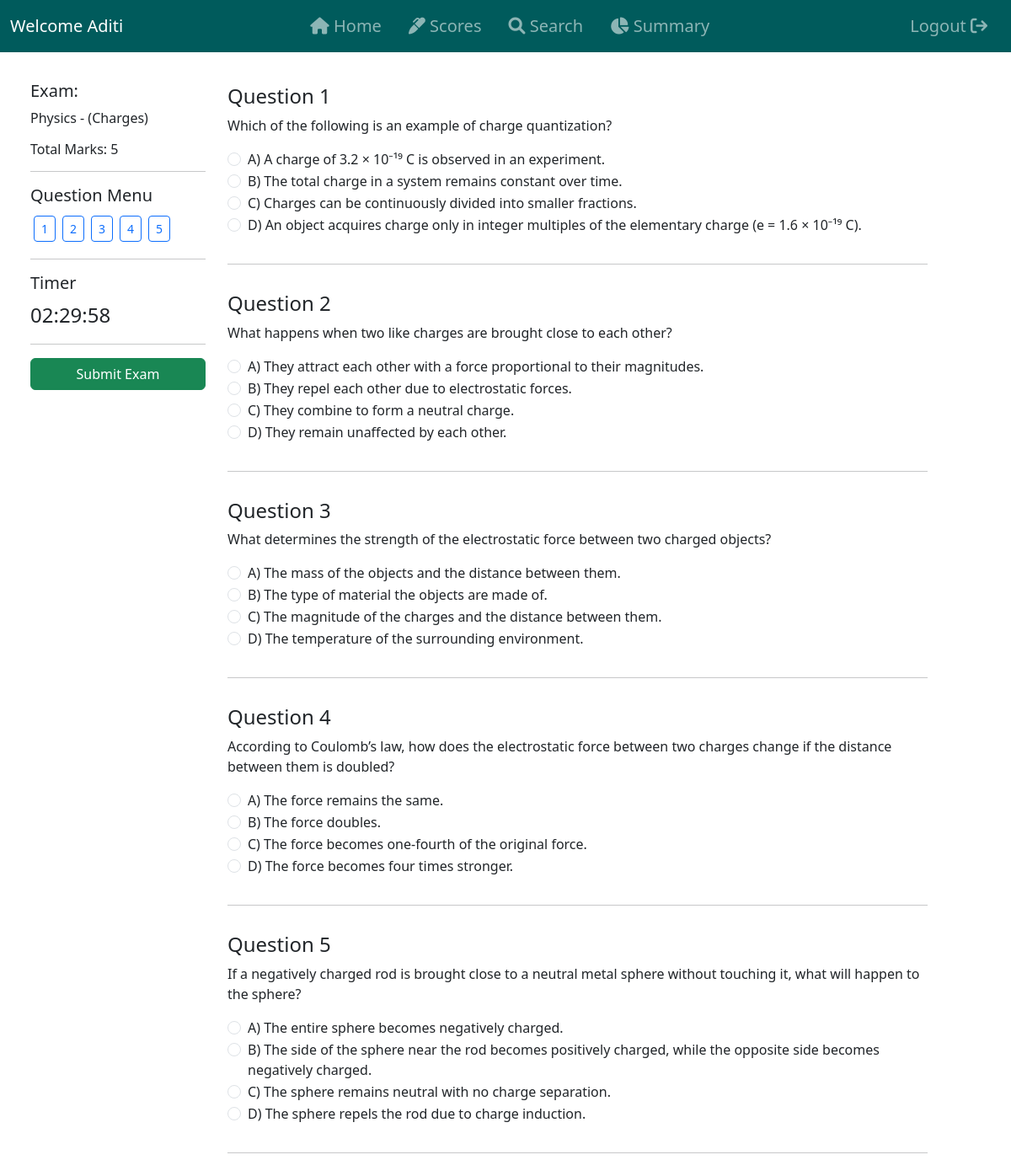
/exam_portal/1 (signed in), run on an earlier commit of the app's database.
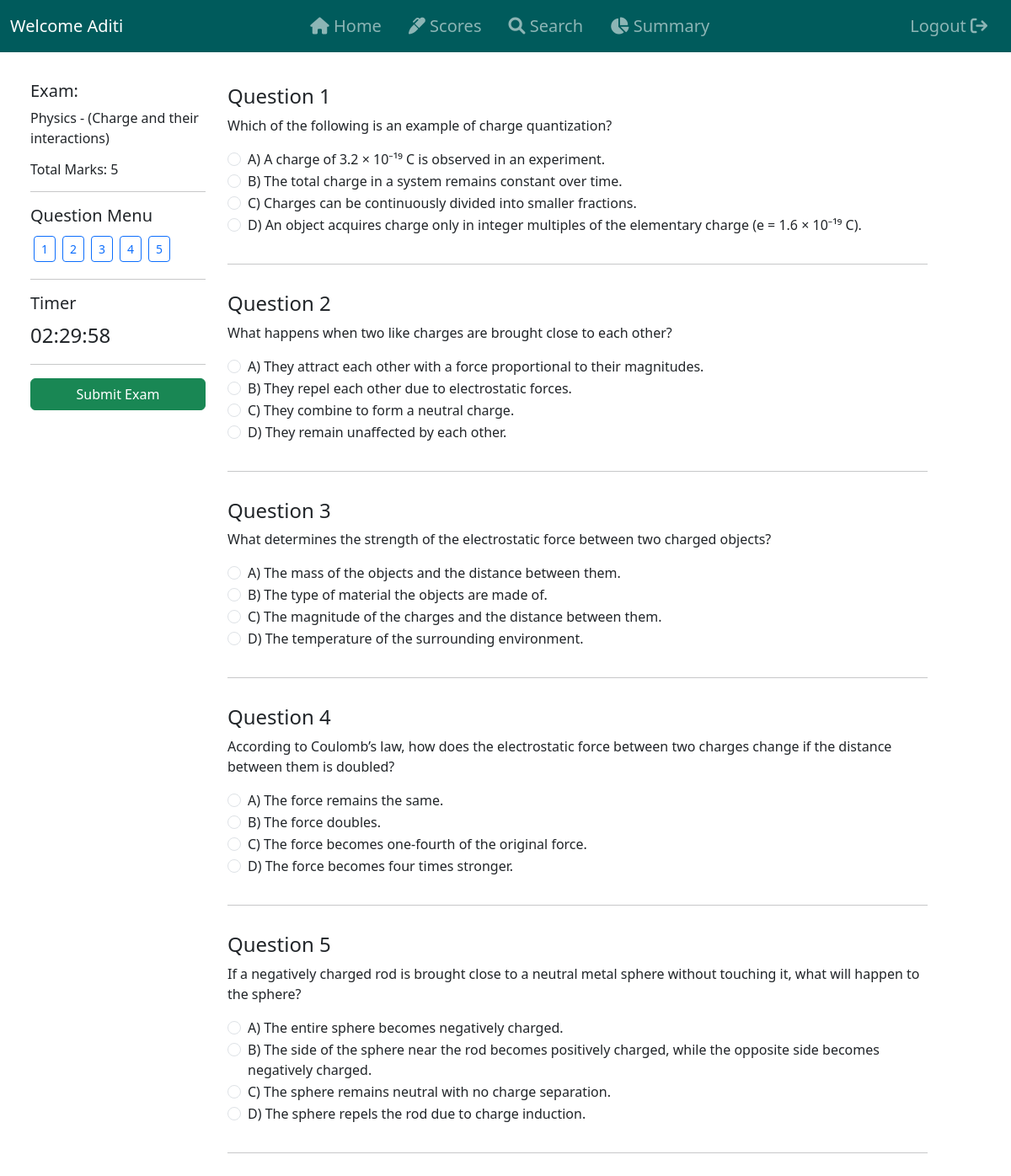
And on a later commit of the database.
### controllers/models.py (models this page shows)
class Chapter(db.Model):
    id = db.Column(db.Integer, primary_key=True)
    name = db.Column(db.String(200), nullable=False, unique=True)
    description = db.Column(db.Text, nullable=False)
    no_of_quizes = db.Column(db.Integer, nullable=False) # I don't know how to use this stuff.
    subject_id = db.Column(db.Integer, db.ForeignKey('subject.id'), nullable=False)
    quizzes = db.relationship('Quiz', backref='chapter', cascade='all, delete-orphan')

### controllers/routes.py (the view)
@app.route('/exam_portal/<int:quiz_id>')
@login_required
def exam_portal(quiz_id):
    quiz = Quiz.query.filter_by(id=quiz_id).first()
    if isinstance(quiz.time_duration, set):
        quiz.time_duration = list(quiz.time_duration)[0] #extract the time in the str format
    hrs, mins = map(int, quiz.time_duration.split(":"))
    print(f"Quiz time duration: {quiz.time_duration}", type(quiz.time_duration))
    total_secs = (hrs * 3600) + (mins * 60)
    questions = quiz.questions
    current_question_index = 1  # Start with the first question
    questions_data = [
        {
            "id": q.id,
            "question_title": q.question_title,
            "question_statement": q.question_statement,
            "option1": q.option1,
            "option2": q.option2,
            "option3": q.option3,
            "option4": q.option4,
            "correct_option": q.correct_option
        }
        for q in quiz.questions
    ]
    return render_template('exam_portal.html', quiz=quiz, quiz_duration=total_secs, questions=questions_data, current_question_index=current_question_index)

### controllers/models.py (called while the page is built)
@login_manager.user_loader
def load_user(user_id):
    try:
        user_type, id = user_id.split('-')
        id = int(id)
        if user_type == 'admin':
            return Admin.query.get(id)
        else:
            return User.query.get(id)
    except (ValueError, AttributeError):
        print(f"ERROR: Invalid user_id: {user_id}")
        return None

    @hybrid_property
    def no_of_questions(self):
        return len(self.questions)

### controllers/templates/exam_portal.html (shortened to what this page needs)
{% extends 'base.html' %}
{% block content %}
<div class="container py-4">
    <div class="row">
        <div class="col-md-3 bg-white p-3 fixed-nav">
            <h5 class="me-5">Exam:</h5>
            <p>{{ quiz.subject.name }} - ({{ quiz.chapter.name }})</p>
            <h6>Total Marks: {{ quiz.no_of_questions * 1 }}</h6>
            <hr>
            <h5>Question Menu</h5>
            <div class="d-flex flex-wrap">
                {% for i in range(quiz.no_of_questions) %}
                    <button class="btn btn-sm btn-outline-primary m-1 question-nav" data-target="#question-{{ i }}">{{ loop.index }}</button>
                {% endfor %}
            </div>
            <hr>
            <h5>Timer</h5>
            <div id="timer" class="fs-4">00:00:00</div>
            <hr>
            <button class="btn btn-success w-100" id="submitExam">Submit Exam</button>
        </div>
        <div class="col-md-9">
            {% for question in questions %}
            <div id="question-{{ loop.index }}" class="question-section py-3" data-question-id="{{ question.id }}">
                <h4>Question {{ loop.index }}</h4>
                <p>{{ question.question_statement }}</p>
                <div>
                    {% for i in range(1, 5) %}
                    <div class='form-check'>
                        <input class='form-check-input' type='radio' name='answer-{{ question.id }}' id='option{{ i }}-{{ question.id }}' value='{{ i }}'>
                        <label class='form-check-label' for='option{{ i }}-{{ question.id }}'> {{ question['option' ~ i] }} </label>
                    </div>
                    {% endfor %}
                </div>
            </div>
            <hr>
            {% endfor %}
        </div>
    </div>
</div>
{% endblock %}

What changed in the data, as far as the page shows it:
changed Chapter: chapter.name "Charges" → "Charge and their interactions"
